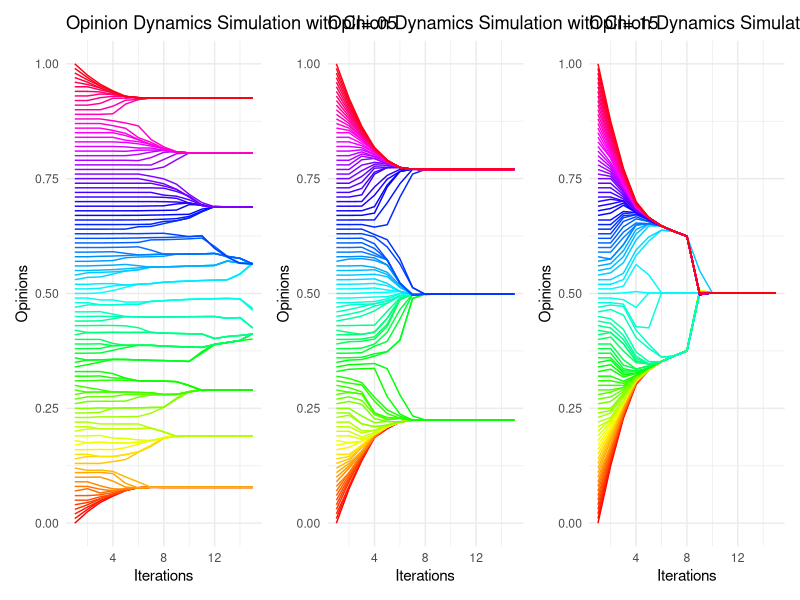

R code for this plot:
#
# Author: Michael Issa
# Date: 11/30/2023
#


library(ggplot2)
library(patchwork)

# Set global parameters
R <- 15 # Number of rounds of the simulation
N <- 100 # Number of agents
interactionTerm <- 1 # alpha weight term for how much individuals give weight to their neighbors

# Function to simulate Hegselmann-Krause dynamics for one round
simulateRound <- function(currentOpinions, ConfidenceInterval) {
  RightBias <- 0.0 # Bias towards people
  ConfidenceIntervalLeft <- ConfidenceInterval * exp(-RightBias)
  ConfidenceIntervalRight <- ConfidenceInterval * exp(RightBias)
  newOpinions <- numeric(N + 1)
  
  for (agent in 1:(N + 1)) {
    currentOpinion <- currentOpinions[agent]
    peersLeft <- which(currentOpinions > currentOpinion & currentOpinions <= currentOpinion + ConfidenceIntervalLeft)
    peersRight <- which(currentOpinions < currentOpinion & currentOpinions >= currentOpinion - ConfidenceIntervalRight)
    
    neighborhoodOpinions <- c(currentOpinion, currentOpinions[peersLeft], currentOpinions[peersRight])
    newOpinion <- interactionTerm * mean(neighborhoodOpinions)
    
    newOpinion <- newOpinion
    newOpinion <- pmax(0, pmin(1, newOpinion)) # Ensure opinions are in the [0, 1] interval
    newOpinions[agent] <- newOpinion
  }
  
  return(newOpinions)
}

# Function to run simulations and create plots
runSimulationAndPlot <- function(title, ConfidenceInterval) {
  # Initialize matrix to store opinions over rounds
  opinionsHistory <- matrix(data = NA, nrow = R, ncol = N + 1)
  opinionsHistory[1, ] <- seq(from = 0, to = 1, by = 1 / N) # Adjust initial opinions
  
  # Run simulation for R rounds
  for (round in 2:R) {
    opinionsHistory[round, ] <- simulateRound(opinionsHistory[round - 1, ], ConfidenceInterval)
  }
  
  # Reshape data for plotting
  plotData <- data.frame(
    Round = rep(1:R, each = (N + 1)),
    Opinion = as.vector(t(opinionsHistory)),
    Agent = as.factor(rep(1:(N + 1), times = R))
  )
  
  # Create the plot
  plot <- ggplot(plotData, aes(x = Round, y = Opinion, group = Agent, colour = Agent)) +
    geom_line(linewidth = 0.5) +
    scale_color_manual(values = rainbow(N + 1)) +
    ggtitle(title) +
    labs(x = "Iterations", y = "Opinions") +
    theme_minimal() +
    theme(legend.position = "none") # Turn off legend
  
  return(plot)
}

# Run simulation and create plots
plot1 <- runSimulationAndPlot("Opinion Dynamics Simulation with CI=.05", 0.05)
plot2 <- runSimulationAndPlot("Opinion Dynamics Simulation with CI=.15", 0.15)
plot3 <- runSimulationAndPlot("Opinion Dynamics Simulation with CI=.25", 0.25)

# Combine the plots using patchwork
combined_plot <- plot1 + plot2 + plot3

# Display the plot
print(combined_plot)
